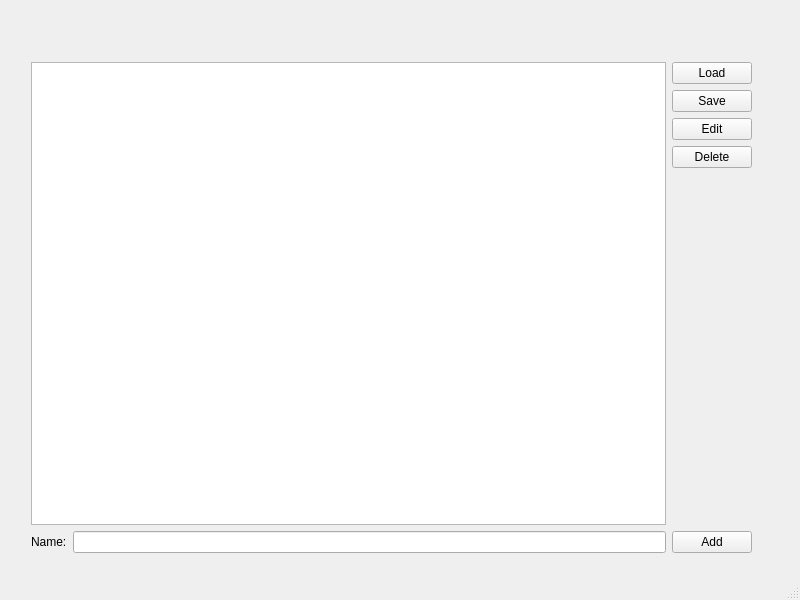
<?xml version="1.0" encoding="UTF-8"?>
<ui version="4.0">
 <class>MainWindow</class>
 <widget class="QMainWindow" name="MainWindow">
  <property name="windowModality">
   <enum>Qt::NonModal</enum>
  </property>
  <property name="geometry">
   <rect>
    <x>0</x>
    <y>0</y>
    <width>800</width>
    <height>600</height>
   </rect>
  </property>
  <property name="windowTitle">
   <string>MainWindow</string>
  </property>
  <widget class="QWidget" name="centralwidget">
   <widget class="QWidget" name="">
    <property name="geometry">
     <rect>
      <x>31</x>
      <y>62</y>
      <width>721</width>
      <height>491</height>
     </rect>
    </property>
    <layout class="QGridLayout" name="gridLayout">
     <item row="0" column="0">
      <widget class="QListWidget" name="league_list_widget"/>
     </item>
     <item row="0" column="1">
      <layout class="QVBoxLayout" name="verticalLayout">
       <item>
        <widget class="QPushButton" name="load_button">
         <property name="text">
          <string>Load</string>
         </property>
        </widget>
       </item>
       <item>
        <widget class="QPushButton" name="save_button">
         <property name="text">
          <string>Save</string>
         </property>
        </widget>
       </item>
       <item>
        <widget class="QPushButton" name="edit_button">
         <property name="text">
          <string>Edit</string>
         </property>
        </widget>
       </item>
       <item>
        <widget class="QPushButton" name="delete_button">
         <property name="text">
          <string>Delete</string>
         </property>
        </widget>
       </item>
       <item>
        <spacer name="verticalSpacer">
         <property name="orientation">
          <enum>Qt::Vertical</enum>
         </property>
         <property name="sizeHint" stdset="0">
          <size>
           <width>20</width>
           <height>40</height>
          </size>
         </property>
        </spacer>
       </item>
      </layout>
     </item>
     <item row="1" column="0" colspan="2">
      <layout class="QHBoxLayout" name="horizontalLayout">
       <item>
        <widget class="QLabel" name="name_label">
         <property name="text">
          <string>Name:</string>
         </property>
        </widget>
       </item>
       <item>
        <widget class="QLineEdit" name="name_line"/>
       </item>
       <item>
        <widget class="QPushButton" name="add_button">
         <property name="text">
          <string>Add</string>
         </property>
        </widget>
       </item>
      </layout>
     </item>
    </layout>
   </widget>
  </widget>
  <widget class="QMenuBar" name="menubar">
   <property name="geometry">
    <rect>
     <x>0</x>
     <y>0</y>
     <width>800</width>
     <height>21</height>
    </rect>
   </property>
  </widget>
  <widget class="QStatusBar" name="statusbar"/>
 </widget>
 <resources/>
 <connections/>
</ui>
